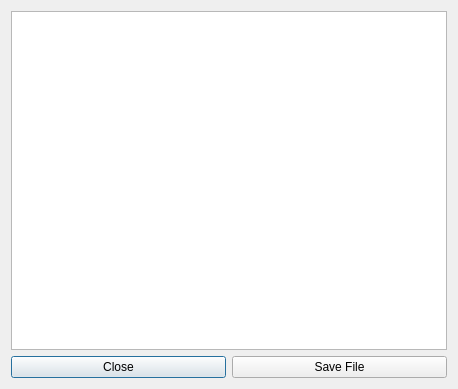
<?xml version="1.0" encoding="UTF-8"?>
<ui version="4.0">
 <class>PreviewDialog</class>
 <widget class="QDialog" name="PreviewDialog">
  <property name="geometry">
   <rect>
    <x>0</x>
    <y>0</y>
    <width>458</width>
    <height>389</height>
   </rect>
  </property>
  <property name="windowTitle">
   <string>Dialog</string>
  </property>
  <layout class="QVBoxLayout" name="verticalLayout">
   <item>
    <widget class="QPlainTextEdit" name="txtPreview">
     <property name="readOnly">
      <bool>true</bool>
     </property>
     <property name="plainText">
      <string/>
     </property>
    </widget>
   </item>
   <item>
    <layout class="QHBoxLayout" name="horizontalLayout">
     <item>
      <widget class="QPushButton" name="pushButton">
       <property name="text">
        <string>Close</string>
       </property>
      </widget>
     </item>
     <item>
      <widget class="QPushButton" name="pushButton_2">
       <property name="text">
        <string>Save File</string>
       </property>
      </widget>
     </item>
    </layout>
   </item>
  </layout>
 </widget>
 <resources/>
 <connections/>
</ui>
